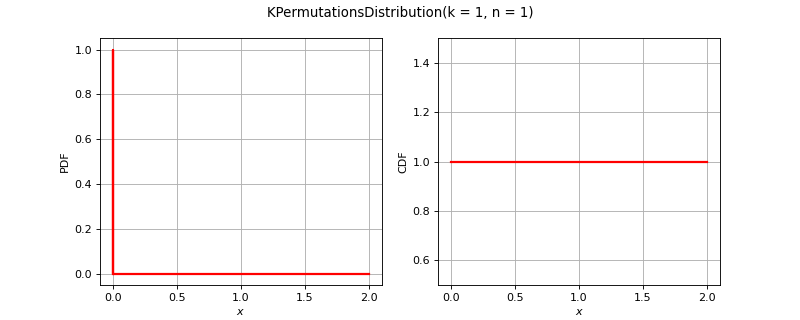

Recreate this plot in Python.
import openturns as ot
from matplotlib import pyplot as plt
from openturns.viewer import View
title = None
if ot.KPermutationsDistribution().__class__.__name__ == 'Bernoulli':
    distribution = ot.Bernoulli(0.7)
elif ot.KPermutationsDistribution().__class__.__name__ == 'Binomial':
    distribution = ot.Binomial(5, 0.2)
elif ot.KPermutationsDistribution().__class__.__name__ == 'Hypergeometric':
    distribution = ot.Hypergeometric(10, 4, 7)
elif ot.KPermutationsDistribution().__class__.__name__ == 'CumulativeDistributionNetwork':
    coll = [ot.Normal(2),ot.Dirichlet([0.5, 1.0, 1.5])]
    distribution = ot.CumulativeDistributionNetwork(coll, ot.BipartiteGraph([[0,1], [0,1]]))
elif ot.KPermutationsDistribution().__class__.__name__ == 'Histogram':
    distribution = ot.Histogram([-1.0, 0.5, 1.0, 2.0], [0.45, 0.4, 0.15])
elif ot.KPermutationsDistribution().__class__.__name__ == 'KernelMixture':
    kernel = ot.Uniform()
    sample = ot.Normal().getSample(5)
    bandwith = [1.0]
    distribution = ot.KernelMixture(kernel, bandwith, sample)
elif ot.KPermutationsDistribution().__class__.__name__ == 'MaximumDistribution':
    coll = [ot.Uniform(2.5, 3.5), ot.LogUniform(1.0, 1.2), ot.Triangular(2.0, 3.0, 4.0)]
    distribution = ot.MaximumDistribution(coll)
elif ot.KPermutationsDistribution().__class__.__name__ == 'Multinomial':
    distribution = ot.Multinomial(5, [0.2])
elif ot.KPermutationsDistribution().__class__.__name__ == 'RandomMixture':
    coll = [ot.Triangular(0.0, 1.0, 5.0), ot.Uniform(-2.0, 2.0)]
    weights = [0.8, 0.2]
    cst = 3.0
    distribution = ot.RandomMixture(coll, weights, cst)
elif ot.KPermutationsDistribution().__class__.__name__ == 'TruncatedDistribution':
    distribution = ot.TruncatedDistribution(ot.Normal(2.0, 1.5), 1.0, 4.0)
elif ot.KPermutationsDistribution().__class__.__name__ == 'UserDefined':
    distribution = ot.UserDefined([[1.0], [2.0], [3.0]], [0.4, 0.5, 1.0])
elif ot.KPermutationsDistribution().__class__.__name__ == 'ZipfMandelbrot':
    distribution = ot.ZipfMandelbrot(10, 2.5, 0.3)
elif ot.KPermutationsDistribution().__class__.__name__ == 'Normal':
    cov = ot.CovarianceMatrix([[1.0, -0.5], [-0.5, 1.0]])
    distribution = ot.Normal([0.0, 0.0], cov)
    title = "Normal dist. with correlation coefficient {}".format(cov[0, 1])
else:
    distribution = ot.KPermutationsDistribution()

dimension = distribution.getDimension()
if title is None:
    title = str(distribution)[:100].split('\n')[0]
if dimension == 1:
    distribution.setDescription(['$x$'])
    pdf_graph = distribution.drawPDF()
    cdf_graph = distribution.drawCDF()
    fig = plt.figure(figsize=(10, 4))
    pdf_axis = fig.add_subplot(121)
    cdf_axis = fig.add_subplot(122)
    View(pdf_graph, figure=fig, axes=[pdf_axis], add_legend=False)
    View(cdf_graph, figure=fig, axes=[cdf_axis], add_legend=False)
    fig.suptitle(title)
elif dimension == 2:
    grid = ot.GridLayout(1, 2)
    pdf_graph = distribution.drawPDF()
    pdf_graph.setLegends([''])
    cdf_graph = distribution.drawCDF()
    cdf_graph.setLegends([''])
    grid.setGraph(0, 0, pdf_graph)
    grid.setGraph(0, 1, cdf_graph)
    grid.setTitle(title)
    fig = View(grid).getFigure()
    fig.axes[0].set_title('PDF')
    fig.axes[1].set_title('CDF')
